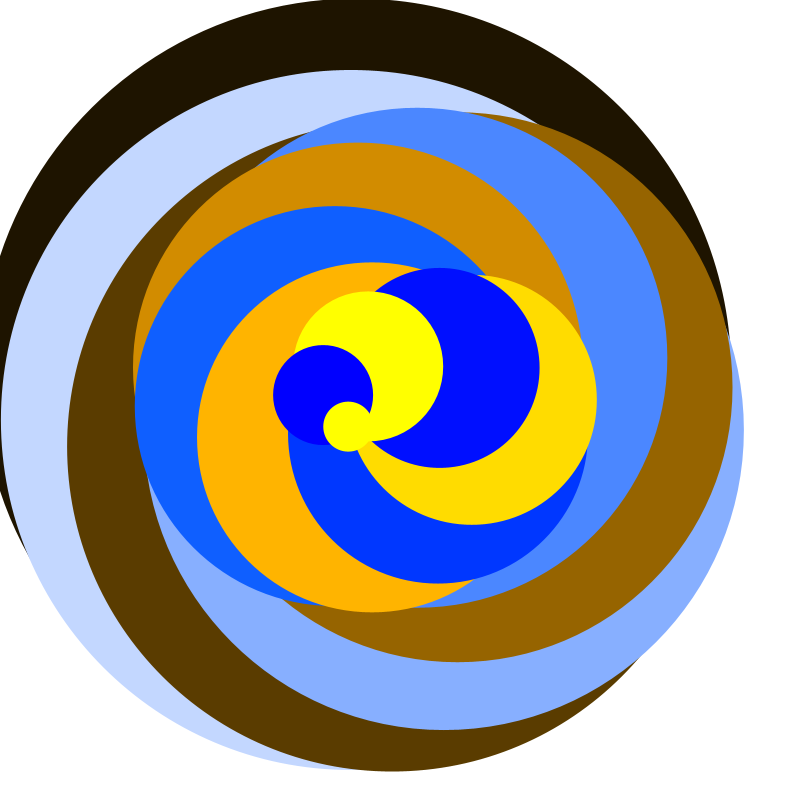
Frame 1 (no input)
Frame 60 (the mouse pressed at the canvas centre just before this capture): identical to frame 1, image omitted
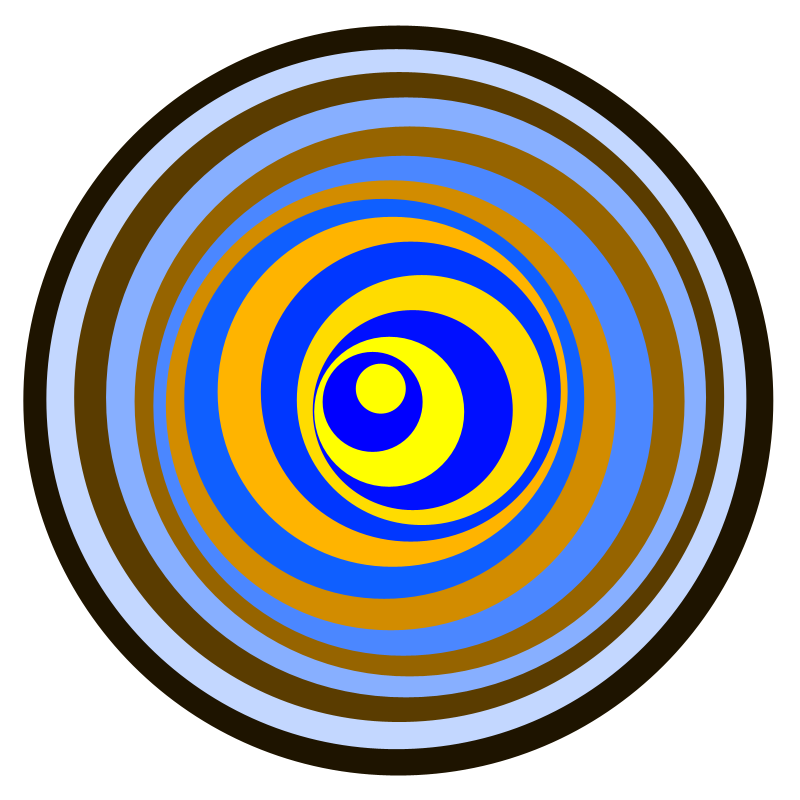
Frame 120 (the mouse held since frame 60 and released just before this capture)

The Processing sketch that drew these frames (run headless with seeded random() and noise(); from frame 60 on, the mouse is pressed at the canvas centre):

// Processing sketch: OpArtN
// ── OpArtN.pde
int numCircles = 16;

color frontColor = color(0, 0, 0);
color backColor = color(255, 255, 255);

void setup() {
  size(800, 800);
  
  frameRate(60);
  smooth();
}

void draw() {
  background(backColor);
  // background(255, 255, 255);
  noStroke();
  
  for(int i = 0; i < numCircles; i++) {
      if(i % 2 == 0) {
        fill(255-(i*30), 255-(i*20), 255);
      } else {
        fill(0+(i*30), i*20, 0);
      }
      
      float displaceX = (mouseX / (float) width-sin(i*0.02)) * 2.0  - 1.0;
      float displaceY = (mouseY / (float) height+sin(i*0.01)) * 2.0  - 1.0;
      
      float x = width/2 + (displaceX * 50 * sin(i));
      float y = height/2 + (displaceY * 50 * cos(i));
      
      // fill(i % 2 * 255);
      circle(x, y, width - (width / numCircles) * i);
  }
}
